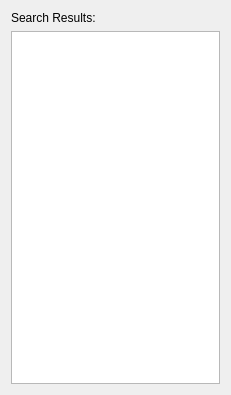
<?xml version="1.0" encoding="UTF-8"?>
<ui version="4.0">
 <class>DialogQuery</class>
 <widget class="QDialog" name="DialogQuery">
  <property name="geometry">
   <rect>
    <x>0</x>
    <y>0</y>
    <width>231</width>
    <height>395</height>
   </rect>
  </property>
  <property name="windowTitle">
   <string>Search Results</string>
  </property>
  <layout class="QVBoxLayout" name="verticalLayout">
   <item>
    <widget class="QLabel" name="lblTitle">
     <property name="text">
      <string>Search Results:</string>
     </property>
    </widget>
   </item>
   <item>
    <widget class="QListWidget" name="lstResult"/>
   </item>
  </layout>
 </widget>
 <resources/>
 <connections/>
</ui>
